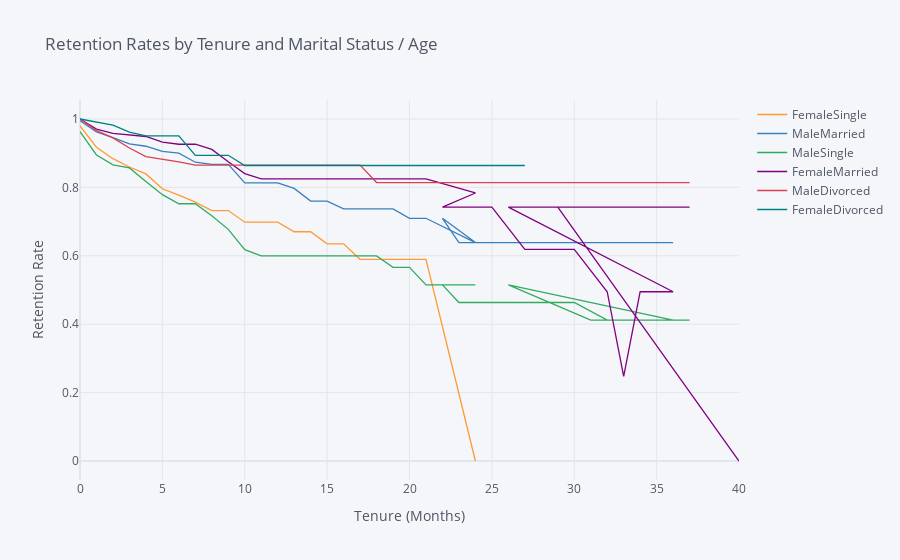

The code cell stored with this chart in its notebook:
### Code cell
rates = survival(data,'Gender/Marital','YearsAtCompany','Attrition')
rates.iplot(kind='line', xTitle='Tenure (Months)', yTitle='Retention Rate',
            title='Retention Rates by Tenure and Marital Status / Age')

### Figure 1 — Plotly figure (JSON) as saved in the notebook; plotly's stock layout.template omitted (floating-point values rounded to 4 significant figures)
{"data": [{"line": {"color": "rgba(255, 153, 51, 1.0)", "dash": "solid", "shape": "linear", "width": 1.3}, "mode": "lines", "name": "FemaleSingle", "text": "", "type": "scatter", "x": [0, 1, 2, 3, 4, 5, 6, 7, 8, 9, 10, 11, 12, 13, 14, 15, 16, 17, 18, 19, 20, 21, 24, 22, 23, 25, 27, 30, 32, 33, 34, 36, 26, 31, 37, 29, 40], "y": [0.9799, 0.9174, 0.884, 0.8596, 0.8395, 0.796, 0.7775, 0.7568, 0.7324, 0.7324, 0.6983, 0.6983, 0.6983, 0.6704, 0.6704, 0.6351, 0.6351, 0.5897, 0.5897, 0.5897, 0.5897, 0.5897, 0, "", "", "", "", "", "", "", "", "", "", "", "", "", ""]}, {"line": {"color": "rgba(55, 128, 191, 1.0)", "dash": "solid", "shape": "linear", "width": 1.3}, "mode": "lines", "name": "MaleMarried", "text": "", "type": "scatter", "x": [0, 1, 2, 3, 4, 5, 6, 7, 8, 9, 10, 11, 12, 13, 14, 15, 16, 17, 18, 19, 20, 21, 24, 22, 23, 25, 27, 30, 32, 33, 34, 36, 26, 31, 37, 29, 40], "y": [0.995, 0.962, 0.9455, 0.9271, 0.9203, 0.9051, 0.9002, 0.8736, 0.8676, 0.8676, 0.8134, 0.8134, 0.8134, 0.7971, 0.76, 0.76, 0.737, 0.737, 0.737, 0.737, 0.7097, 0.7097, 0.6387, 0.7097, 0.6387, 0.6387, 0.6387, 0.6387, 0.6387, 0.6387, 0.6387, 0.6387, "", "", "", "", ""]}, {"line": {"color": "rgba(50, 171, 96, 1.0)", "dash": "solid", "shape": "linear", "width": 1.3}, "mode": "lines", "name": "MaleSingle", "text": "", "type": "scatter", "x": [0, 1, 2, 3, 4, 5, 6, 7, 8, 9, 10, 11, 12, 13, 14, 15, 16, 17, 18, 19, 20, 21, 24, 22, 23, 25, 27, 30, 32, 33, 34, 36, 26, 31, 37, 29, 40], "y": [0.9631, 0.8948, 0.866, 0.8571, 0.8174, 0.7788, 0.7521, 0.7521, 0.7172, 0.6773, 0.6179, 0.5997, 0.5997, 0.5997, 0.5997, 0.5997, 0.5997, 0.5997, 0.5997, 0.5664, 0.5664, 0.5149, 0.5149, 0.5149, 0.4634, 0.4634, 0.4634, 0.4634, 0.4119, 0.4119, 0.4119, 0.4119, 0.5149, 0.4119, 0.4119, "", ""]}, {"line": {"color": "rgba(128, 0, 128, 1.0)", "dash": "solid", "shape": "linear", "width": 1.3}, "mode": "lines", "name": "FemaleMarried", "text": "", "type": "scatter", "x": [0, 1, 2, 3, 4, 5, 6, 7, 8, 9, 10, 11, 12, 13, 14, 15, 16, 17, 18, 19, 20, 21, 24, 22, 23, 25, 27, 30, 32, 33, 34, 36, 26, 31, 37, 29, 40], "y": [1, 0.9703, 0.9581, 0.9538, 0.9488, 0.9326, 0.9262, 0.9262, 0.9111, 0.875, 0.8405, 0.8249, 0.8249, 0.8249, 0.8249, 0.8249, 0.8249, 0.8249, 0.8249, 0.8249, 0.8249, 0.8249, 0.7837, 0.7424, 0.7424, 0.7424, 0.6187, 0.6187, 0.495, 0.2475, 0.495, 0.495, 0.7424, 0.7424, 0.7424, 0.7424, 0]}, {"line": {"color": "rgba(219, 64, 82, 1.0)", "dash": "solid", "shape": "linear", "width": 1.3}, "mode": "lines", "name": "MaleDivorced", "text": "", "type": "scatter", "x": [0, 1, 2, 3, 4, 5, 6, 7, 8, 9, 10, 11, 12, 13, 14, 15, 16, 17, 18, 19, 20, 21, 24, 22, 23, 25, 27, 30, 32, 33, 34, 36, 26, 31, 37, 29, 40], "y": [1, 0.9662, 0.9446, 0.9153, 0.89, 0.8829, 0.8745, 0.8651, 0.8651, 0.8651, 0.8651, 0.8651, 0.8651, 0.8651, 0.8651, 0.8651, 0.8651, 0.8651, 0.8142, 0.8142, 0.8142, 0.8142, 0.8142, 0.8142, 0.8142, 0.8142, 0.8142, 0.8142, 0.8142, 0.8142, 0.8142, 0.8142, 0.8142, 0.8142, 0.8142, 0.8142, ""]}, {"line": {"color": "rgba(0, 128, 128, 1.0)", "dash": "solid", "shape": "linear", "width": 1.3}, "mode": "lines", "name": "FemaleDivorced", "text": "", "type": "scatter", "x": [0, 1, 2, 3, 4, 5, 6, 7, 8, 9, 10, 11, 12, 13, 14, 15, 16, 17, 18, 19, 20, 21, 24, 22, 23, 25, 27, 30, 32, 33, 34, 36, 26, 31, 37, 29, 40], "y": [1, 0.9914, 0.9819, 0.9617, 0.9509, 0.9509, 0.9509, 0.8938, 0.8938, 0.8938, 0.864, 0.864, 0.864, 0.864, 0.864, 0.864, 0.864, 0.864, 0.864, 0.864, 0.864, 0.864, 0.864, 0.864, 0.864, 0.864, 0.864, "", "", "", "", "", "", "", "", "", ""]}], "layout": {"autosize": true, "legend": {"bgcolor": "#F5F6F9", "font": {"color": "#4D5663"}}, "paper_bgcolor": "#F5F6F9", "plot_bgcolor": "#F5F6F9", "title": {"font": {"color": "#4D5663"}, "text": "Retention Rates by Tenure and Marital Status / Age"}, "xaxis": {"autorange": true, "gridcolor": "#E1E5ED", "range": [0, 40], "showgrid": true, "tickfont": {"color": "#4D5663"}, "title": {"font": {"color": "#4D5663"}, "text": "Tenure (Months)"}, "type": "linear", "zerolinecolor": "#E1E5ED"}, "yaxis": {"autorange": true, "gridcolor": "#E1E5ED", "range": [-0.05556, 1.056], "showgrid": true, "tickfont": {"color": "#4D5663"}, "title": {"font": {"color": "#4D5663"}, "text": "Retention Rate"}, "type": "linear", "zerolinecolor": "#E1E5ED"}}}
